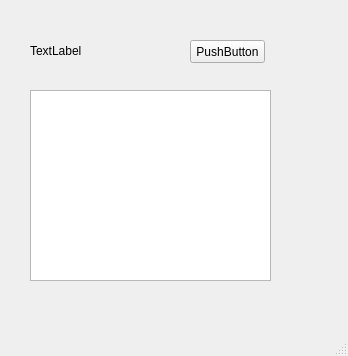
<?xml version="1.0" encoding="UTF-8"?>
<ui version="4.0">
 <class>MainWindow</class>
 <widget class="QMainWindow" name="MainWindow">
  <property name="geometry">
   <rect>
    <x>0</x>
    <y>0</y>
    <width>348</width>
    <height>356</height>
   </rect>
  </property>
  <property name="windowTitle">
   <string>MainWindow</string>
  </property>
  <widget class="QWidget" name="centralwidget">
   <widget class="QLabel" name="label">
    <property name="geometry">
     <rect>
      <x>30</x>
      <y>45</y>
      <width>56</width>
      <height>12</height>
     </rect>
    </property>
    <property name="text">
     <string>TextLabel</string>
    </property>
   </widget>
   <widget class="QPushButton" name="pushButton">
    <property name="geometry">
     <rect>
      <x>190</x>
      <y>40</y>
      <width>75</width>
      <height>23</height>
     </rect>
    </property>
    <property name="text">
     <string>PushButton</string>
    </property>
   </widget>
   <widget class="QTextEdit" name="textEdit">
    <property name="geometry">
     <rect>
      <x>30</x>
      <y>90</y>
      <width>241</width>
      <height>191</height>
     </rect>
    </property>
   </widget>
  </widget>
  <widget class="QMenuBar" name="menubar">
   <property name="geometry">
    <rect>
     <x>0</x>
     <y>0</y>
     <width>348</width>
     <height>21</height>
    </rect>
   </property>
  </widget>
  <widget class="QStatusBar" name="statusbar"/>
 </widget>
 <resources/>
 <connections/>
</ui>
